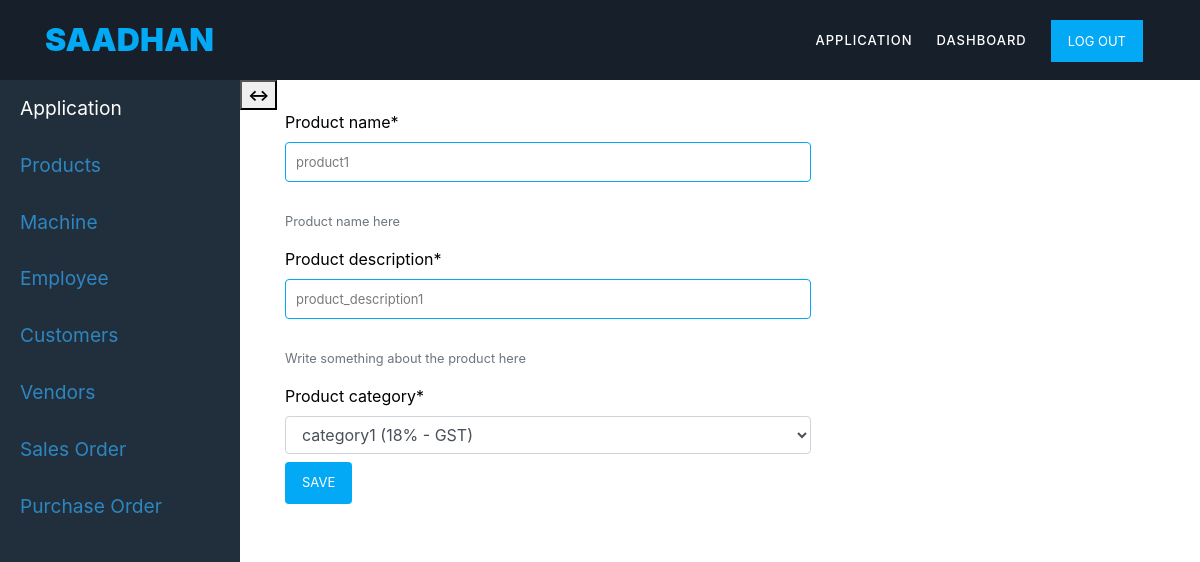
The app's page /products/1/update (signed in) with its own data.
### mainapp/models.py (models this page shows, shortened)
class product(models.Model):
	firm = models.ForeignKey(user_firm,blank=True,on_delete=models.CASCADE)
	product_name=models.CharField(max_length=50,help_text='Product name here')
	product_description = models.CharField(max_length=150,help_text='Write something about the product here')
	product_category = models.ForeignKey(product_category,on_delete=models.CASCADE)

### mainapp/views.py (the view, shortened to what this page needs)
# urls.py: path('products/<int:pk>/update', ProductUpdateView.as_view(), name='product-edit'),
class ProductUpdateView(LoginRequiredMixin, UserPassesTestMixin, UpdateView):
	model = product
	template_name = 'mainapp/edit_view.html'
	fields = ['product_name','product_description','product_category']
	def get_context_data(self, **kwargs):
		context = super().get_context_data(**kwargs)
		context['title'] = 'Update Product Details'
		return context
	def test_func(self):
		category = self.get_object()
		if category.firm.user == self.request.user:
			return True
		return False

### mainapp/models.py (called while the page is built)
	def __str__(self):
		return f'{self.category_name} ({self.gst_rate}% - GST)'

### mainapp/templates/mainapp/edit_view.html (shortened to what this page needs)
{% extends 'mainapp/application.html' %}
{% block application_content %}
{% load crispy_forms_tags %}
<div class="container contact">
    <div class="row">
        <div class="col-md-9">
            <form action="" method="POST">
            <div class="contact-form">
                <div class="form-group">
                    <div class="col-sm-10">
                        <div style="color: black"> {{form|crispy}}</div>
                  </div>
            </div>
            <div class="form-group">
                <div class="col-sm-offset-2 col-sm-10">
                    <button type="submit" class="btn btn-info">Save</button>
                </div>
                </div>
            </div>
        </form>
        </div>
    </div>
</div>
{% endblock %}

### mainapp/static/css/custom.css (style rules this page uses)
.body_design { background-color: #fff; }
html, body, div, span, applet, object, iframe, h1, h2, h3, h4, h5, h6, p, blockquote, div pre, a, abbr, acronym, address, big, cite, code, del, dfn, em, font, img, ins, kbd, q, s, samp, small, strike, strong, sub, sup, tt, var, b, u, i, center, dl, dt, dd, ol, ul, li, figure, header, nav, section, article, aside, footer, figcaption { margin: 0; padding: 0; border: 0; outline: 0; }
* { box-sizing: border-box; }
html, body { font-family: 'Poppins', sans-serif; font-weight: 400; background-color: #fff; font-size: 16px; -ms-text-size-adjust: 100%; -webkit-font-smoothing: antialiased; -moz-osx-font-smoothing: grayscale; }
html, body { background: #fff; font-family: 'Poppins', sans-serif; }
.contact-form input, .contact-form textarea { color: #7a7a7a; font-size: 13px; border: 1px solid #03A9F4; background-color: #fff; width: 100%; height: 40px; outline: none; line-height: 40px; padding: 0px 10px; -webkit-appearance: none; -moz-appearance: none; appearance: none; margin-bottom: 30px; }
.contact-form ::placeholder { color: #03A9F4; }
.contact-form button { display: inline-block; font-size: 13px; padding: 11px 17px; background-color:#03A9F4; color: #fff; text-align: center; font-weight: 400; text-transform: uppercase; transition: all .3s; border: none; outline: none; margin-top: -8px; }

### records on screen
product: product_name "product1", product_description "product_description1", product_category "category1 (18% - GST)"
